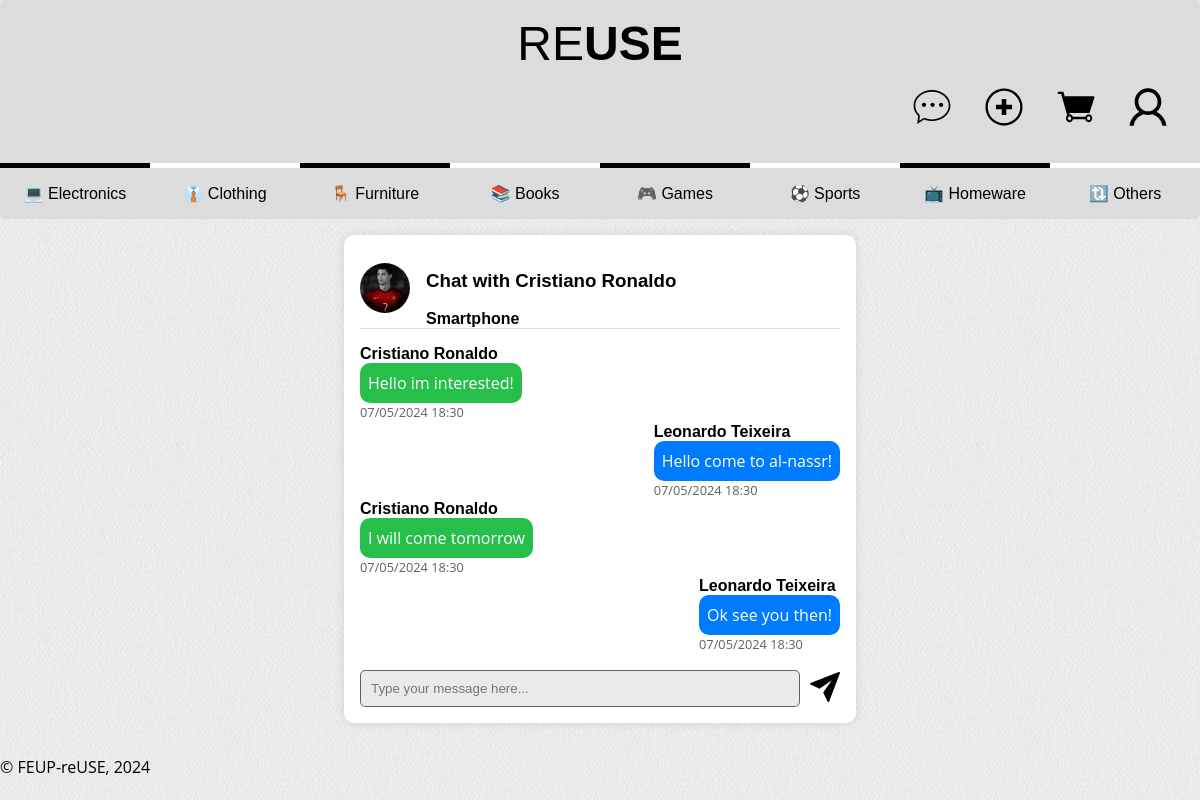
The page /pages/chat_messages.php?otherUserId=2&itemId=1 (signed in) on the database as committed earlier.
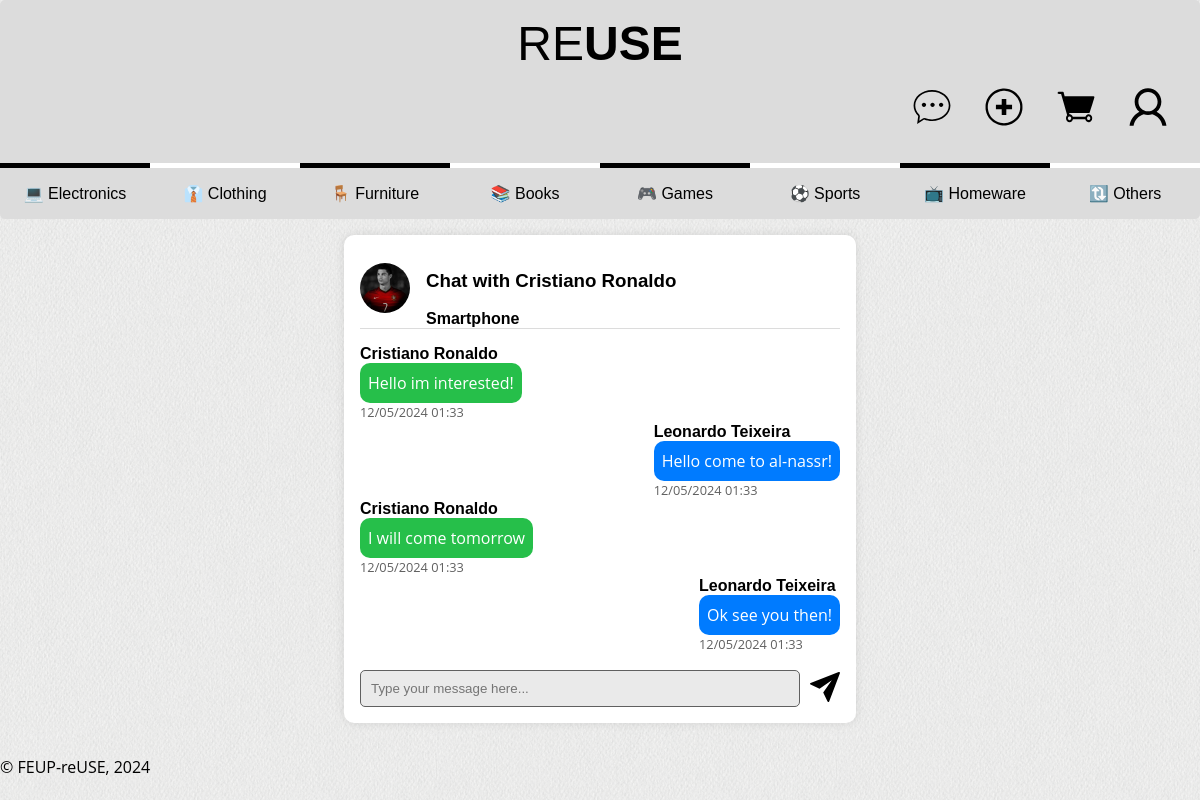
The same page on the database as committed later.
### tables this page shows
CREATE TABLE Chats (
    idChat INTEGER PRIMARY KEY,
    idSender INTEGER NOT NULL,
    idRecipient INTEGER NOT NULL,
    message TEXT NOT NULL,
    timestamp TIMESTAMP DEFAULT CURRENT_TIMESTAMP,
    idItem INTEGER NOT NULL,
    FOREIGN KEY (idSender) REFERENCES Users(idUser),
    FOREIGN KEY (idRecipient) REFERENCES Users(idUser),
    FOREIGN KEY (idItem) REFERENCES Items(idItem)
);

CREATE TABLE Users (
    idUser INTEGER PRIMARY KEY,
    name TEXT NOT NULL,
    username TEXT UNIQUE NOT NULL,
    password TEXT NOT NULL,
    email TEXT UNIQUE NOT NULL,
    isAdmin BOOLEAN NOT NULL DEFAULT 0
);

### pages/chat_messages.php (called while the page is built, shortened)
<?php
require_once(__DIR__ . '/../utils/session.php');
$session = new Session();
require_once(__DIR__ . '/../database/users.class.php');
require_once(__DIR__ . '/../database/chats.class.php');
require_once(__DIR__ . '/../templates/common.tpl.php');
require_once(__DIR__ . '/../templates/chat.tpl.php');
$db = getDatabaseConnection();
$userId = $session->getId();
$otherUserId = $_GET['otherUserId'];
$itemId = $_GET['itemId'];
$chats = Chat::getChatByUserAndItem($db, (int)$userId, (int)$otherUserId, (int)$itemId);
drawHeader($session);
drawChatMessages($db, $chats, $userId, $otherUserId, $itemId);
drawFooter();
?>

### database/chats.class.php (called while the page is built, shortened)
<?php
require_once 'users.class.php';
class Chat {
    public static function getChatByUserAndItem($db, $userId, $otherUserId, $itemId) {
        $query = "SELECT * FROM Chats WHERE ((idSender = ? AND idRecipient = ?) OR (idSender = ? AND idRecipient = ?)) AND idItem = ?";
        $stmt = $db->prepare($query);
        $stmt->execute(array($userId, $otherUserId, $otherUserId, $userId, $itemId));
        return $stmt->fetchAll();
    }
}
?>

### utils/session.php (called while the page is built, shortened)
<?php
  class Session {
    public function getId() : ?int {
      return isset($_SESSION['id']) ? $_SESSION['id'] : null;
    }
  }
?>

### database/users.class.php (called while the page is built, shortened)
<?php
class User {
    public function __construct(int $idUser, string $name, string $username, string $password, string $email, bool $isAdmin) {
        $this->name = $name;
    }
    public static function getUserById(PDO $db, int $idUser): ?User {
        $stmt = $db->prepare('SELECT * FROM Users WHERE idUser = ?');
        $stmt->execute([$idUser]);
        $user = $stmt->fetch();
        return new User($user['idUser'], $user['name'], $user['username'], $user['password'], $user['email'], (bool) $user['isAdmin']);
    }
}
?>

### templates/common.tpl.php (the view, shortened to what the changed rows need)
<?php function drawHeader($session, $jsPages = array("script")) { ?>
  <!DOCTYPE html>
  <html lang="en">
    <head>
      <link rel="stylesheet" href="../css/style.css">
      <link rel="stylesheet" href="../css/layout.css">
      <link rel="stylesheet" href="../css/responsive.css">
    </head>
    <body>
      <header>
        <h1>
            <a href="../pages/index.php">RE<strong>USE</strong></a>
        </h1>
      </header>
<?php } ?>
<?php function drawFooter() { ?>
  </body>
</html>
<?php } ?>

### templates/chat.tpl.php (shortened to what the changed rows need)
<?php
    require_once(__DIR__ . '/../database/users.class.php');
?>
<?php function drawChatMessages($db, $chats, $userId, $otherUserId, $itemId) { ?>
    <section class="chat">
            <?php foreach ($chats as $chat) { ?>
                <div class="message_<?php echo $chat['idSender'] === $userId ? 'outgoing' : 'incoming'; ?>">
                    <h4><?= htmlentities(User::getUserById($db, $chat['idSender'])->name) ?></h4>
                    <p class="message_content"><?= htmlentities($chat['message']) ?></p>
                    <p class="hint"><?= htmlentities(date('d/m/Y H:i', strtotime($chat['timestamp']))) ?></p>
                </div>
            <?php } ?>
    </section>
<?php } ?>

Rows that differ between the two databases and show on the page:
changed chats "Hello im interested!": timestamp "07/05/2024 18:30" → "12/05/2024 01:33"
changed chats "Hello come to al-nassr!": timestamp "07/05/2024 18:30" → "12/05/2024 01:33"
changed chats "I will come tomorrow": timestamp "07/05/2024 18:30" → "12/05/2024 01:33"
changed chats "Ok see you then!": timestamp "07/05/2024 18:30" → "12/05/2024 01:33"
